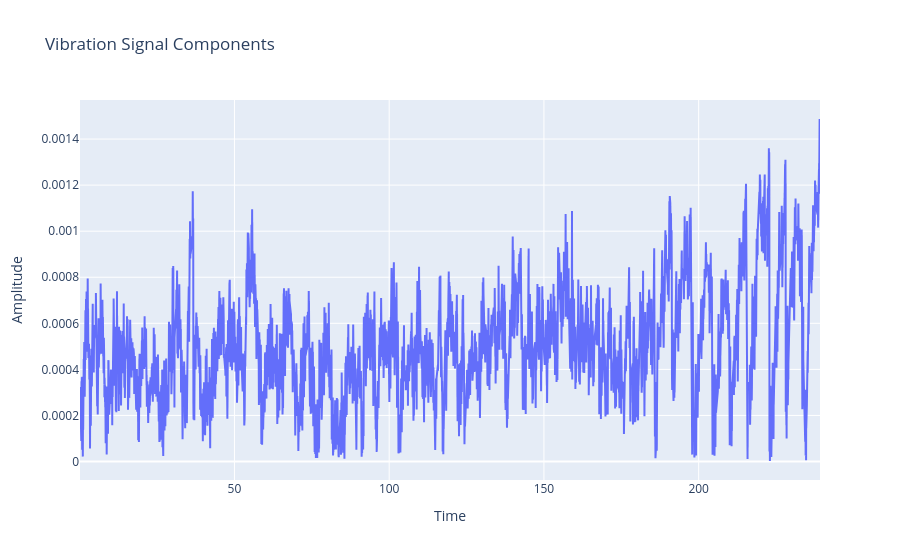

Notebook source saved alongside this figure:
### Code cell
time = nominal["time"].to_numpy()
time = time + np.arange(len(time))  # * 0.01  # Add a small offset for visualization
x3 = np.array([x for x in nominal["vib1"]])[:, 18]
fig = go.Figure()
fig.add_trace(go.Scatter(x=time, y=x3, mode="lines", name="x3"))
fig.update_layout(title="", xaxis_title="Time", yaxis_title="Amplitude")
fig.show()

### Figure 1 — Plotly figure (JSON) as saved in the notebook; plotly's stock layout.template omitted (floating-point values rounded to 4 significant figures; data arrays with more than 128 entries replaced by an {"elided": "..."} marker saying what was removed)
{"data": [{"mode": "lines", "name": "x3", "type": "scatter", "x": {"elided": "17205 float values"}, "y": {"elided": "17205 float values"}}], "layout": {"title": {"text": "Vibration Signal Components"}, "xaxis": {"title": {"text": "Time"}}, "yaxis": {"title": {"text": "Amplitude"}}}}
